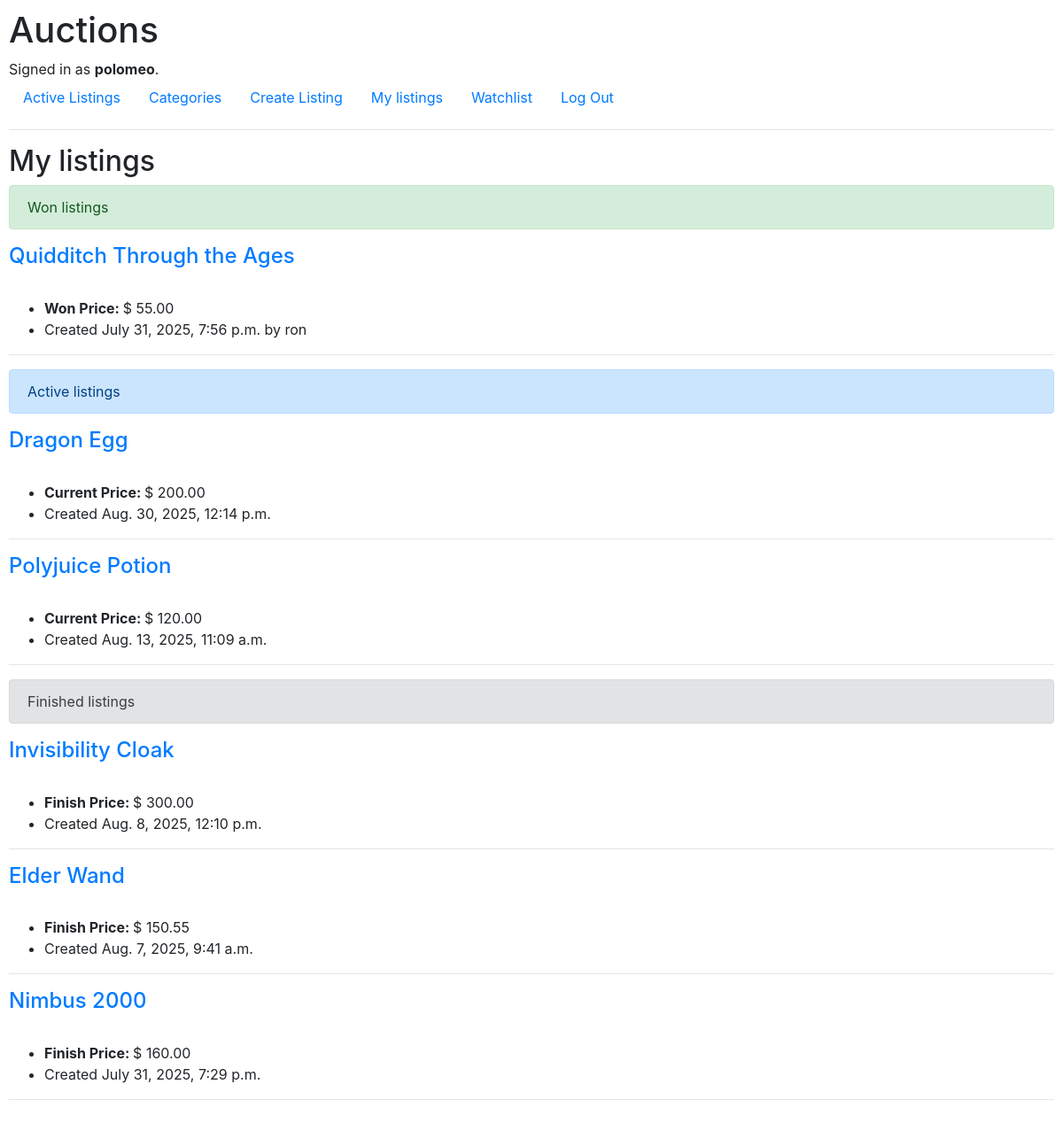
Screenshot of /mylistings/ (signed in) with the database file from the repository.
### auctions/models.py (models this page shows)
class User(AbstractUser):
    watchlist = models.ManyToManyField('Listing',
                                       blank=True,
                                       related_name="watchers")
    def __str__(self):
        return f"{super().username} | {super().first_name} {super().last_name}"

class Listing(models.Model):
    active = models.BooleanField(default=True)
    author = models.ForeignKey(User,
                               on_delete=models.CASCADE)
    created_at = models.DateTimeField()
    title = models.CharField(max_length=64)
    description = models.TextField(max_length=300)
    img_url = models.CharField(max_length=200)
    category = models.ForeignKey(Category,
                                 blank=True,
                                 on_delete=models.CASCADE)
    def __str__(self):
        return f"{'ACTIVE' if self.active else 'INACTIVE'} | {self.title} ({self.author})"

### auctions/views.py (the view)
# urls.py: path("mylistings/", views.my_listings, name="my-listings"),
@login_required(login_url="login")
def my_listings(request):
    listings = Listing.objects.annotate(
        max_bid=Max("bids__ammount")).order_by('-created_at').filter(author=request.user)
    won_listings = []  # TODO
    for closed_listing in Listing.objects.annotate(
            max_bid=Max("bids__ammount")).order_by('-created_at').filter(active=False).exclude(author=request.user):
        highest_bid = Bid.objects.filter(
            listing=closed_listing).order_by('-ammount').first()
        if highest_bid.user == request.user:
            won_listings.append(closed_listing)
    print(f"DEBUG: Won listings: {won_listings}")
    return render(request, "auctions/mylistings.html", {
        "listings": listings,
        "won_listings": won_listings,
    })

### auctions/templates/auctions/mylistings.html (shortened to what this page needs)
{% extends "auctions/layout.html" %}
{% block body %}
<h2>My listings</h2>
{% if not won_listings is None %}
<div class="alert alert-success" role="alert">
    Won listings
</div>
{% for listing in won_listings %}
<h4><a href="{% url 'listing' listing.id %}">{{ listing.title }}</a></h4>
<ul>
    <li><strong>Won Price: </strong>$ {{ listing.max_bid|floatformat:2 }}</li>
    <li>Created {{ listing.created_at }} by {{ listing.author.username }}</li>
</ul>
<hr>
{% endfor %}
{% endif %}
<div class="alert alert-primary" role="alert">
    Active listings
</div>
{% for listing in listings %}
{% if listing.active %}
<h4><a href="{% url 'listing' listing.id %}">{{ listing.title }}</a></h4>
<ul>
    <li><strong>Current Price: </strong>$ {{ listing.max_bid|floatformat:2 }}</li>
    <li>Created {{ listing.created_at }}</li>
</ul>
<hr>
{% endif %}
{% empty %}
<h4>There are no listings to show.</h4>
{% endfor %}
<div class="alert alert-secondary" role="alert">
    Finished listings
</div>
{% for listing in listings %}
{% if not listing.active %}
<h4><a href="{% url 'listing' listing.id %}">{{ listing.title }}</a></h4>
<ul>
    <li><strong>Finish Price: </strong>$ {{ listing.max_bid|floatformat:2 }}</li>
    <li>Created {{ listing.created_at }}</li>
</ul>
<hr>
{% endif %}
{% empty %}
<h4>There are no listings to show.</h4>
{% endfor %}
{% endblock %}

### auctions/templates/auctions/layout.html (shortened to what this page needs)
{% load static %}
<!DOCTYPE html>
<html lang="en">
<head>
    <link rel="stylesheet" href="https://stackpath.bootstrapcdn.com/bootstrap/4.4.1/css/bootstrap.min.css"
>
    <link href="{% static 'auctions/styles.css' %}" rel="stylesheet">
</head>
<body>
    <h1>Auctions</h1>
    <div>
        {% if user.is_authenticated %}
        Signed in as <strong>{{ user.username }}</strong>.
        {% else %}
        Not signed in.
        {% endif %}
    </div>
    <ul class="nav">
        <li class="nav-item">
            <a class="nav-link" href="{% url 'index' %}">Active Listings</a>
        </li>
        <li class="nav-item">
            <a class="nav-link" href="{% url 'categories' %}">Categories</a>
        </li>
        {% if user.is_authenticated %}
        <li class="nav-item">
            <a class="nav-link" href="{% url 'create-listing' %}">Create Listing</a>
        </li>
        <li class="nav-item">
            <a class="nav-link" href="{% url 'my-listings' %}">My listings</a>
        </li>
        <li class="nav-item">
            <a class="nav-link" href="{% url 'watchlist' %}">Watchlist</a>
        </li>
        <li class="nav-item">
            <a class="nav-link" href="{% url 'logout' %}">Log Out</a>
        </li>
        {% endif %}
    </ul>
    <hr>
    {% block body %}
    {% endblock %}
</body>
</html>

### auctions/static/auctions/styles.css (style rules this page uses)
body { padding: 10px; }

### rows the page displays
User: username "polomeo"
Listing: title "Quidditch Through the Ages", max_bid "55.00", created_at "July 31, 2025, 7:56 p.m.", author.username "ron"
Listing: title "Dragon Egg", max_bid "200.00", created_at "Aug. 30, 2025, 12:14 p.m."
Listing: title "Polyjuice Potion", max_bid "120.00", created_at "Aug. 13, 2025, 11:09 a.m."
Listing: title "Invisibility Cloak", max_bid "300.00", created_at "Aug. 8, 2025, 12:10 p.m."
Listing: title "Elder Wand", max_bid "150.55", created_at "Aug. 7, 2025, 9:41 a.m."
Listing: title "Nimbus 2000", max_bid "160.00", created_at "July 31, 2025, 7:29 p.m."
